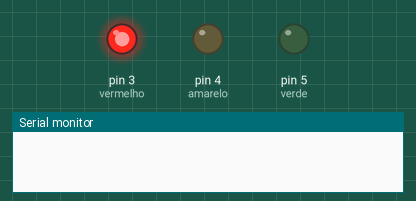
Simulated run of this sketch. Board: Arduino Uno, built with avr-gcc and run on an emulated ATmega328P. Shown: output pins drawn as LEDs (lit = HIGH), the last lines printed to the serial monitor.

Above: at 0.1 s.
At 23.1 s:
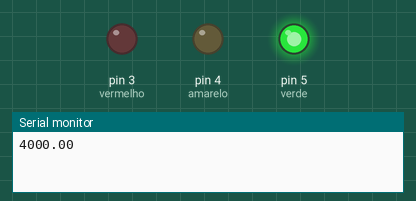
At 39.2 s:
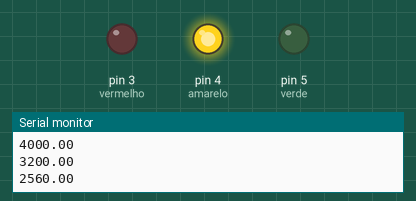
Timing chart, 0 to 40.0 s (numbered marks = the images above):
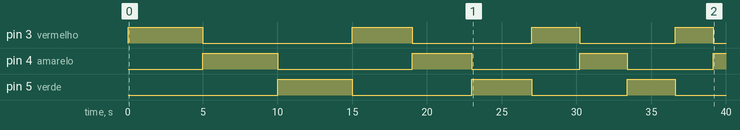

Measured:
- by itself, pin 3 (vermelho): LOW → HIGH at 0.00 s, → LOW 5.0 s later, → HIGH 10.0 s later, → LOW 4.0 s later, … (8 changes in this stretch)
- by itself, pin 4 (amarelo): goes HIGH 5.0 s, LOW 9.0 s, HIGH 4.0 s, LOW 7.2 s, HIGH 3.2 s, LOW 5.8 s, then HIGH
- by itself, pin 5 (verde): goes HIGH 5.0 s, LOW 8.0 s, HIGH 4.0 s, LOW 6.4 s, HIGH 3.2 s, then LOW

The sketch:

Ex05.ino
```cpp
int vermelho = 3;
int amarelo = 4;
int verde = 5;
float time = 5000;

void setup(){
  Serial.begin(9600);
  pinMode(vermelho, OUTPUT);
  pinMode(amarelo, OUTPUT);
  pinMode(verde, OUTPUT);
  digitalWrite(vermelho, LOW);
  digitalWrite(verde, LOW);
  digitalWrite(amarelo, LOW);
}


void loop(){
  while(time >= 5) {
    digitalWrite(vermelho, HIGH);
    delay(time);
    digitalWrite(vermelho, LOW);

    digitalWrite(amarelo, HIGH);
    delay(time);
    digitalWrite(amarelo, LOW);

    digitalWrite(verde, HIGH);
    delay(time);
    digitalWrite(verde, LOW);
    time *= 0.80;
    Serial.println(time);
  }
}
```
